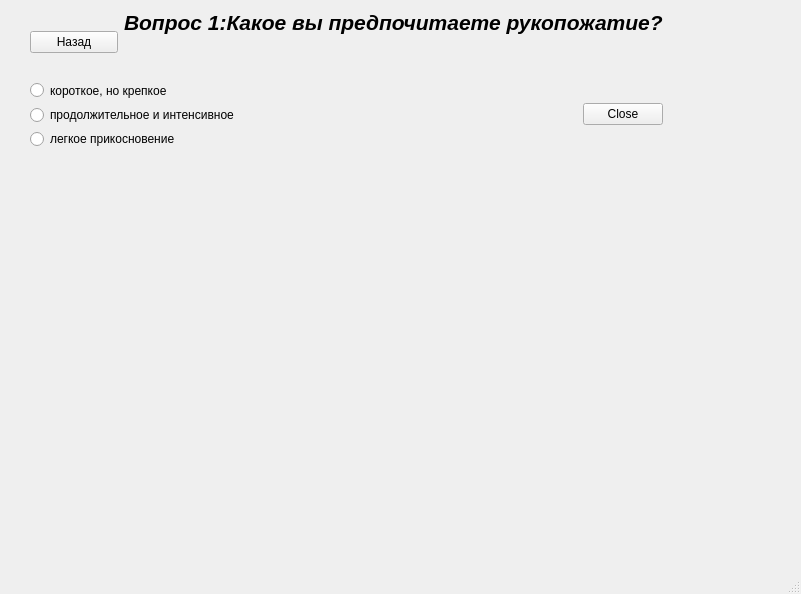
<?xml version="1.0" encoding="UTF-8"?>
<ui version="4.0">
 <class>Test_1</class>
 <widget class="QMainWindow" name="Test_1">
  <property name="geometry">
   <rect>
    <x>0</x>
    <y>0</y>
    <width>801</width>
    <height>594</height>
   </rect>
  </property>
  <property name="windowTitle">
   <string>MainWindow</string>
  </property>
  <widget class="QWidget" name="centralwidget">
   <widget class="QWidget" name="">
    <property name="geometry">
     <rect>
      <x>30</x>
      <y>10</y>
      <width>633</width>
      <height>138</height>
     </rect>
    </property>
    <layout class="QGridLayout" name="gridLayout">
     <item row="0" column="0" colspan="2">
      <layout class="QHBoxLayout" name="horizontalLayout">
       <item>
        <widget class="QPushButton" name="backButton_for_Choice">
         <property name="text">
          <string>Назад</string>
         </property>
        </widget>
       </item>
       <item>
        <widget class="QLabel" name="label">
         <property name="text">
          <string>&lt;html&gt;&lt;head/&gt;&lt;body&gt;&lt;p&gt;&lt;span style=&quot; font-size:16pt; font-weight:600; font-style:italic;&quot;&gt;Вопрос 1:Какое вы предпочитаете рукопожатие?&lt;/span&gt;&lt;/p&gt;&lt;p&gt;&lt;br/&gt;&lt;/p&gt;&lt;/body&gt;&lt;/html&gt;</string>
         </property>
        </widget>
       </item>
      </layout>
     </item>
     <item row="1" column="0">
      <layout class="QVBoxLayout" name="verticalLayout">
       <item>
        <widget class="QRadioButton" name="radioButton">
         <property name="text">
          <string>короткое, но крепкое</string>
         </property>
        </widget>
       </item>
       <item>
        <widget class="QRadioButton" name="radioButton_2">
         <property name="text">
          <string>продолжительное и интенсивное</string>
         </property>
        </widget>
       </item>
       <item>
        <widget class="QRadioButton" name="radioButton_3">
         <property name="text">
          <string>легкое прикосновение</string>
         </property>
        </widget>
       </item>
      </layout>
     </item>
     <item row="1" column="1">
      <layout class="QHBoxLayout" name="horizontalLayout_2">
       <item>
        <spacer name="horizontalSpacer">
         <property name="orientation">
          <enum>Qt::Horizontal</enum>
         </property>
         <property name="sizeHint" stdset="0">
          <size>
           <width>208</width>
           <height>20</height>
          </size>
         </property>
        </spacer>
       </item>
       <item>
        <widget class="QPushButton" name="closeButton_for_Begin">
         <property name="text">
          <string>Close</string>
         </property>
        </widget>
       </item>
      </layout>
     </item>
    </layout>
   </widget>
  </widget>
  <widget class="QMenuBar" name="menubar">
   <property name="geometry">
    <rect>
     <x>0</x>
     <y>0</y>
     <width>801</width>
     <height>21</height>
    </rect>
   </property>
  </widget>
  <widget class="QStatusBar" name="statusbar"/>
 </widget>
 <resources/>
 <connections/>
</ui>
